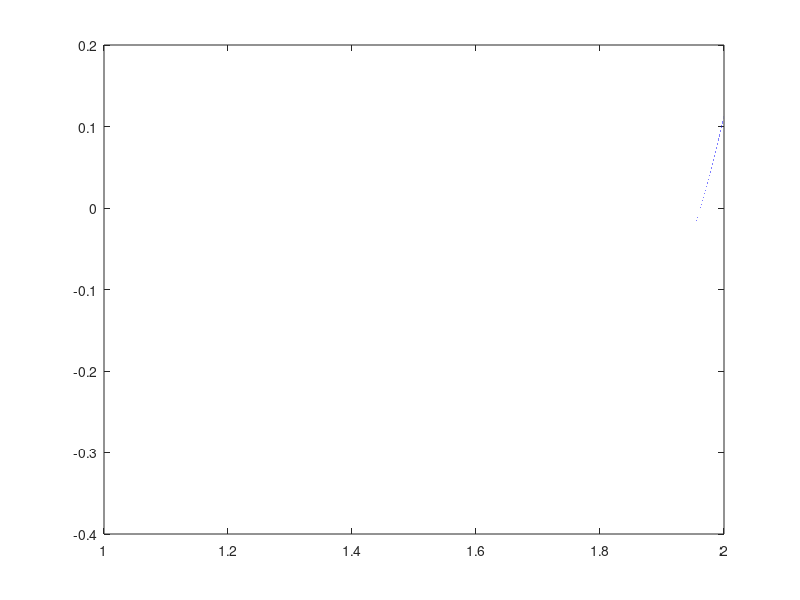

The MATLAB script that drew this image:
# Лабораторная работа 2. Вариант 7.

function main()
  clc;

  debug = true;

  a = 1;
  b = 2;
  eps = 1e-6;

  draw_plot(a, b, eps);

  [x_min, f_min, n] = find_min(debug, a, b, eps);
  fprintf('\n\033[36mТочка минимума (x*, f(x*)) = (%f, %f), количество вычислений функции: %d.\033[0m\n', x_min, f_min, n);
end

function [x_min, f_min, n] = find_min(debug, a, b, eps)
  tau = (sqrt(5) - 1) / 2;
  l = b - a;

  x1 = b - tau*l;
  f1 = f(x1);

  if debug
    fprintf('(x0, f(x0)) = (%f, %f).\n', x1, f1);
  endif

  x2 = a + tau*l;
  f2 = f(x2);

  if debug
    fprintf('(x1, f(x1)) = (%f, %f).\n', x2, f2);
  endif

  i = 2;

  while true
    if l <= 2 * eps
      x_min = (a + b) / 2;
      f_min = f(x_min);
      n = i + 1;
      return;
    endif

    if f1 <= f2
      b = x2;
      l = b - a;

      x2 = x1;
      f2 = f1;

      x1 = b - tau*l;
      f1 = f(x1);
      i = i + 1;

      if debug
        fprintf('(x%d, f(x%d)) = (%f, %f).\n', i-1, i-1, x1, f1);
      endif
    else
      a = x1;
      l = b - a;

      x1 = x2;
      f1 = f2;

      x2 = a + tau*l;
      f2 = f(x2);
      i = i + 1;

      if debug
        fprintf('(x%d, f(x%d)) = (%f, %f).\n', i-1, i-1, x2, f2);
      endif
    endif
  endwhile
end

function draw_plot(a, b, step)
  x=a:step:b;
  y=f(x);
  plot(x,y);
end

function y = f(x)
  y = atan(x .^ 3 - 5 * x + 1) + ((x .^ 2) / (3 * x - 2)) .^ sqrt(3);
end




